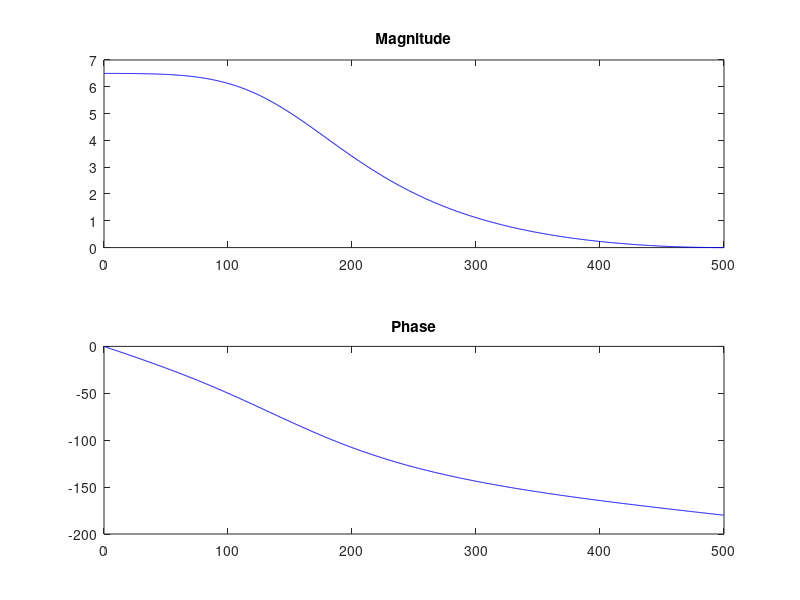
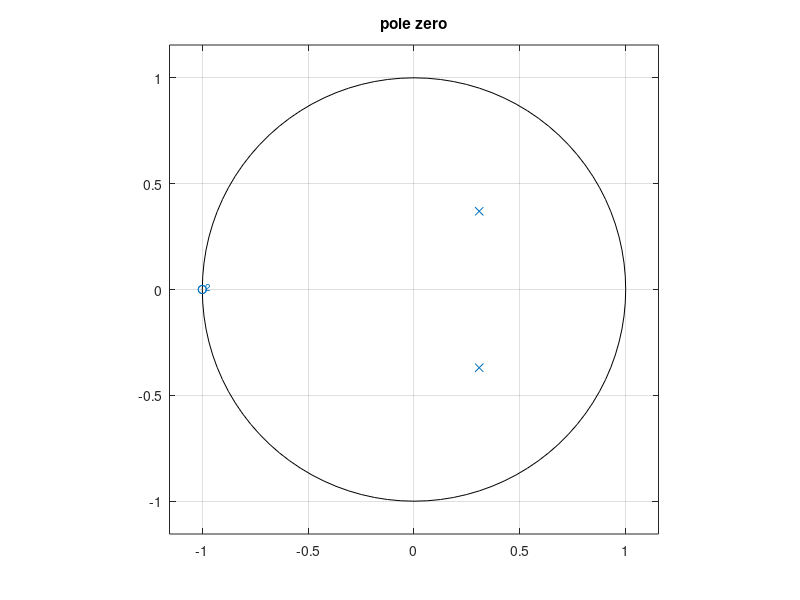

Recreate these plots in MATLAB, in order. (Note: this script raises an error after producing the figures.)
% Chapter 8 - prob 8_24_example
% EECE 4510 / 5510 - Marquette University
% Fred J. Frigo, Ph.D.
%
% Nov 2019
%
num = [1 2 1];
den = [1 -0.61589 0.23139];
b0 = num(1); b1 = num(2); b2 = num(3);
a0 = den(1); a1 = den(2); a2 = den(3);

% Plot Magnitude and Freq response
fs = 1000;
[H, f] = freqz(num, den, 1024, fs);
figure(1);
subplot(2, 1, 1);
plot(f, abs(H), 'b');
title('Magnitude');
subplot(2, 1, 2);
plot(f, unwrap(angle(H))*180/pi, 'b');
title('Phase');

figure(2);
zplane(num,den);
title('pole zero');

A = [0 1; -a2 -a1];
B = [0;1];
C = [(b2 - b0*a2)  (b1 - b0*a1)];
D = [b0];

% OPTIONAL:  Use linearSystemAnalyzer (requires Control Systems Toolbox
Ts = 1/fs; % sampling period
sys_disc = tf(num, den, Ts,'Variable','z^-1');  % discrete time transfer function
linearSystemAnalyzer('impulse', sys_disc);
sys_disc